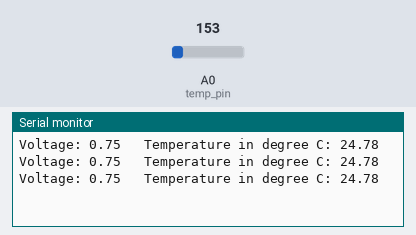
Simulated run of this sketch. Board: Arduino Uno, built with avr-gcc and run on an emulated ATmega328P. On the bench: the last lines printed to the serial monitor. The test bench sets the inputs (shaded band); at power-on: A0 (temp_pin) = 153.

Above: at 1.3 s.
1.4 s: A0 (temp_pin) set to 165
At 1.9 s:
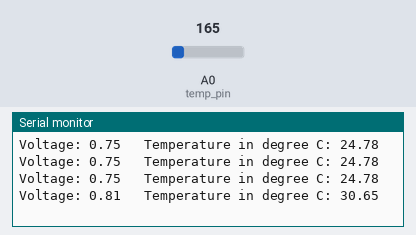
2.9 s: A0 (temp_pin) set to 175
At 3.4 s:
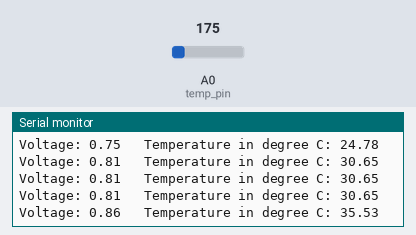
Timing chart, 0 to 5.9 s (numbered marks = the images above; inputs shaded):
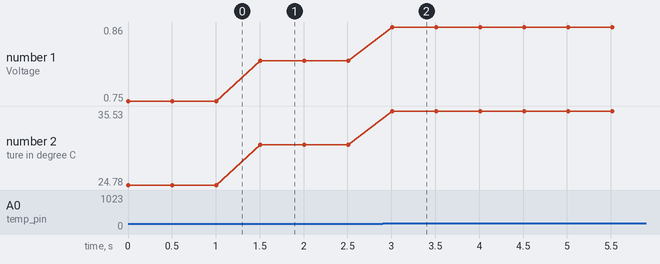

The sketch:

TMP36_temperature_sensor.ino
```cpp
// This is a code for interfacing Temperature Sensor TMP36 with arduino
// link to simulator
// click on serial monitor for temperature update
// https://www.tinkercad.com/things/k7hnneTuBp6-tmp36temperaturesensor

const int temp_pin = A0;

void setup() {
  Serial.begin(9600);
}

void loop() {
 float voltage;
 float temp_c;

 // read voltage and convert it to temperature in degree celsius

 voltage = analogRead(temp_pin) * 5.0 / 1023;
 temp_c = 100.0 * voltage - 50;

 // print voltage and temperature

 Serial.print("Voltage: ");
 Serial.print(voltage);
 Serial.print("   Temperature in degree C: ");
 Serial.println(temp_c);

 delay(500);
}
```

Measured:
- after the input at 1.4 s, the serial monitor: prints a new line after 0.10 s (image 1)
- after the input at 2.9 s, the serial monitor: prints a new line after 0.11 s (image 2)
- plotted number 1: 0.75 → 0.81 after the input at 1.4 s, 0.81 → 0.86 after the input at 2.9 s
- plotted number 2: 24.78 → 30.65 after the input at 1.4 s, 30.65 → 35.53 after the input at 2.9 s
